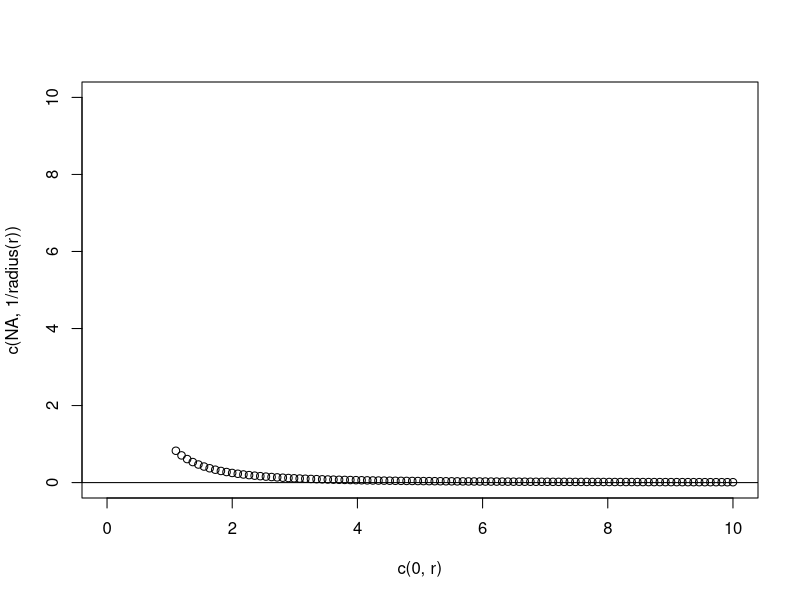

This figure's R source:
dashdash <- function(r){-1+r}   # r'' as a function of r provided r'=0

radius <- function(r){  # radius of curvature, as a function of r, if r'=0; 
  R <- r^3/(r^2 -r*dashdash(r))
  return(abs(R))
}

r <- seq(from=1.1,to=10,len=100)
plot(c(0,r),c(NA,1/radius(r)),ylim=c(0,10))
abline(h=0)
